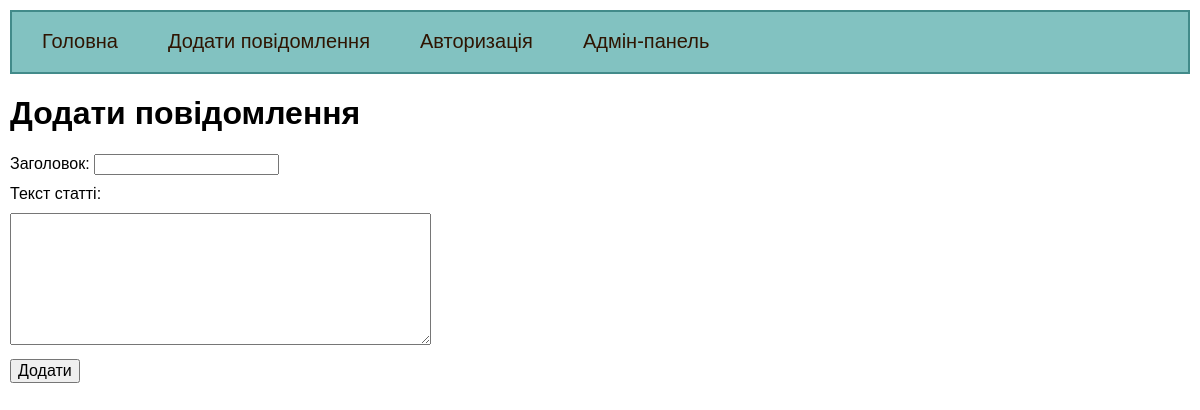
Page /add_post (signed in) on the committed database.
### tables this page shows
CREATE TABLE mainmenu(
id integer PRIMARY KEY AUTOINCREMENT,
title text NOT NULL,
url text NOT NULL
);

### flsite.py (the view, shortened to what this page needs)
@app.route("/add_post", methods=["POST", "GET"])
@login_required
def addPost():
        return render_template('add_post.html', menu = dbase.getMenu(), title = "Додати повідомлення")

### FDataBase.py (called while the page is built)
    def getMenu(self):
        sql = '''SELECT * FROM mainmenu'''
        try:
            self.__cur.execute(sql)
            res = self.__cur.fetchall()
            if res:
                return res
        except:
            print("Error while reading BD")
        return[]

    def getUser(self, user_id):
        try:
            self.__cur.execute(f"SELECT * FROM users WHERE id = {user_id} LIMIT 1")
            res = self.__cur.fetchone()
            if not res:
                print("Користувач не знайден")
                return False
            return res
        except sqlite3.Error as e:
            print("Помилка отримання даних з БД" +str(e))
        return False

### UserLogin.py (called while the page is built)
    def fromDB(self, user_id, db):
        self.__user = db.getUser(user_id)
        return self

### flsite.py (called while the page is built)
@app.before_request
def before_request():
    global dbase
    db = get_db()
    dbase = FDataBase(db)

def connect_db():
    conn = sqlite3.connect(app.config['DATABASE'])
    conn.row_factory = sqlite3.Row
    return conn

def get_db():
    if not hasattr(g, 'link_db'):
        g.link_db = connect_db()
    return g.link_db

@login_manager.user_loader
def load_user(user_id):
    print("load_user")
    return UserLogin().fromDB(user_id, dbase)

### templates/add_post.html (shortened to what this page needs)
{% extends 'base.html' %}
{% block content %}
{{ super() }}
<form action="{{url_for('addPost')}}" method="post" class="form-contact">
    <p><label>Заголовок:</label> <input type="text" name="name" value="" required /></p>
    <p><label>Текст статті:</label></p>
    <p><textarea name="post" rows=7 cols=40></textarea></p>
    <p><input type="submit" value="Додати" /> </p>
    </form>
{% endblock %}

### templates/base.html (shortened to what this page needs)
<!DOCTYPE html>
<html>
<head>
    <link type="text/css" href="{{ url_for('static', filename='css/style.css') }}" rel="stylesheet" />
</head>
<body>
    {% block content -%}
        {%- block mainmenu -%}
        <ul class="mainmenu">
        {% for m in menu -%}
            <li><a href="{{m.url}}">{{m.title}}</a></li>
        {% endfor %}
        </ul>
        {% endblock mainmenu -%}
    <div class="content">
    {% if title -%}
        <h1> {{title}} </h1>
    {% else %}
        <h1>Уроки по фреймворку Flask </h1>
    {% endif %}
    {% endblock content -%}
    </div>
</body>
</html>

### static/css/style.css (style rules this page uses)
html, body { font-family: 'Arial'; margin: 0; padding: 0; height: 100%; width: 100%; }
a { color: #0059b2; text-decoration: none; }
ul.mainmenu { list-style: none; background: rgba(7, 134, 132, 0.5); border: 2px solid rgba(5, 86, 85, 0.5); height: 60px; margin: 10px; padding: 0px; color: #963912; font-size: 20px; overflow: hidden; }
ul.mainmenu li { float: left; margin: 18px 20px 0 30px; }
ul.mainmenu li a { color: #2f1502; text-decoration: none; }
div.content { margin: 10px; }
.form-contact label { display: inline-block; min-width: 80px; }
.form-contact p { margin: 10px 0 10px 0; }
.form-contact input[type=submit], textarea { font-size: 16px; }

### rows in the picture
mainmenu: title "Головна"
mainmenu: title "Додати повідомлення"
mainmenu: title "Авторизація"
mainmenu: title "Адмін-панель"
